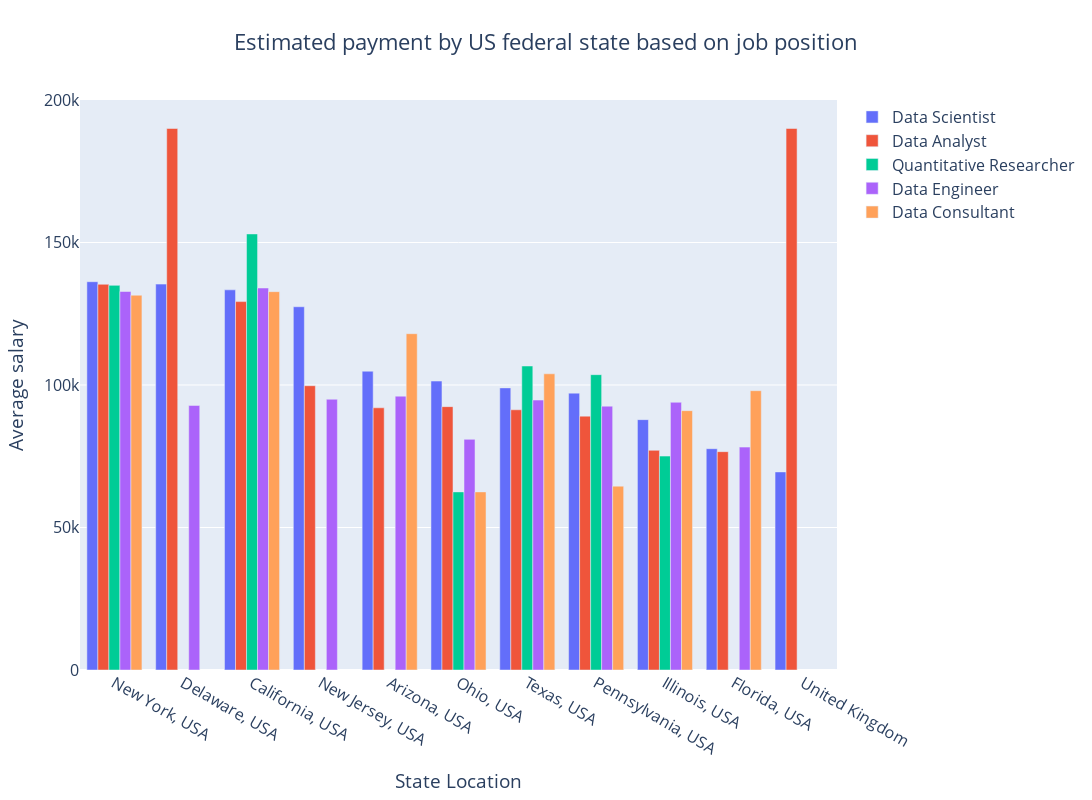

This figure's notebook cell:
### Markdown cell above
### In which state can you earn the most money related to Data Science?

### Code cell
fig_paybystate = go.Figure(layout={
        'barmode': 'group'})

for job in df["Compare Title"].unique():
    industrypay = df[df["Compare Title"] == job].groupby(by = ["State Location", "Compare Title"]).average_salary.mean().sort_values(ascending = False).round(2).reset_index()
    #print(industrypay.columns)
    fig_paybystate.add_trace(go.Bar(x=industrypay["State Location"], y = industrypay["average_salary"], name=job))

fig_paybystate.update_layout(font_size = 16, height = 800, width = 1500, title = "Estimated payment by US federal state based on job position", 
                   title_x = 0.5, xaxis=dict(title='State Location'), yaxis=dict(title='Average salary'))
    
fig_paybystate.show()
fig_paybystate.show(renderer = "browser")

### Figure 1 — Plotly figure (JSON) as saved in the notebook; plotly's stock layout.template omitted (floating-point values rounded to 4 significant figures)
{"data": [{"name": "Data Scientist", "type": "bar", "x": ["New York, USA", "Delaware, USA", "California, USA", "New Jersey, USA", "Arizona, USA", "Ohio, USA", "Texas, USA", "Pennsylvania, USA", "Illinois, USA", "Florida, USA", "United Kingdom"], "y": [136200.0, 135400, 133400.0, 127500.0, 104800.0, 101400.0, 98990.0, 97150.0, 87850.0, 77650, 69500]}, {"name": "Data Analyst", "type": "bar", "x": ["Delaware, USA", "United Kingdom", "New York, USA", "California, USA", "New Jersey, USA", "Ohio, USA", "Arizona, USA", "Texas, USA", "Pennsylvania, USA", "Illinois, USA", "Florida, USA"], "y": [190000, 190000, 135300.0, 129300.0, 99750, 92410.0, 92000, 91300.0, 89080.0, 77070.0, 76610.0]}, {"name": "Quantitative Researcher", "type": "bar", "x": ["California, USA", "New York, USA", "Texas, USA", "Pennsylvania, USA", "Illinois, USA", "Ohio, USA"], "y": [153000, 135000.0, 106700.0, 103625, 75060.0, 62500]}, {"name": "Data Engineer", "type": "bar", "x": ["California, USA", "New York, USA", "Arizona, USA", "New Jersey, USA", "Texas, USA", "Illinois, USA", "Delaware, USA", "Pennsylvania, USA", "Ohio, USA", "Florida, USA"], "y": [134000.0, 132800.0, 96090.0, 95000, 94700.0, 93940.0, 92830.0, 92570.0, 80930.0, 78210.0]}, {"name": "Data Consultant", "type": "bar", "x": ["California, USA", "New York, USA", "Arizona, USA", "Texas, USA", "Florida, USA", "Illinois, USA", "Pennsylvania, USA", "Ohio, USA"], "y": [132750, 131500, 118000, 103900.0, 98000, 91000, 64500, 62500]}], "layout": {"barmode": "group", "font": {"size": 16}, "height": 800, "title": {"text": "Estimated payment by US federal state based on job position", "x": 0.5}, "width": 1500, "xaxis": {"autorange": true, "range": [-0.5, 10.5], "title": {"text": "State Location"}, "type": "category"}, "yaxis": {"autorange": true, "range": [0, 200000], "title": {"text": "Average salary"}, "type": "linear"}}}
